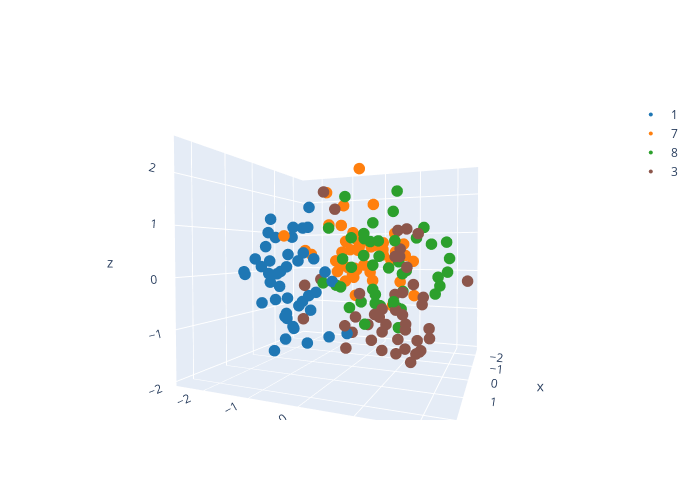

This figure's notebook cell:
### Markdown cell above
##### 3d
---
三次元に分布をさせてみましょう．

---
Let's make a three-dimensional distribution.

---

### Code cell
# ----- adjustable parameters ----- #
target_dims = [0, 1, 2]
# --------------------------------- #

trace = []
for i in range(len(numbers)):
    m = latents[labels==numbers[i]]
    _x = m[:, target_dims[0]] 
    _y = m[:, target_dims[1]]
    _z = m[:, target_dims[2]]
    trace.append(go.Scatter3d(x=_x, y=_y, z=_z, mode="markers", name=f"{numbers[i]}", 
                              marker = dict(size=4, color=colors[i])))
layout = go.Layout(width=700, height=500)    
data = trace
fig = dict(data=data, layout=layout)
iplot(fig)
